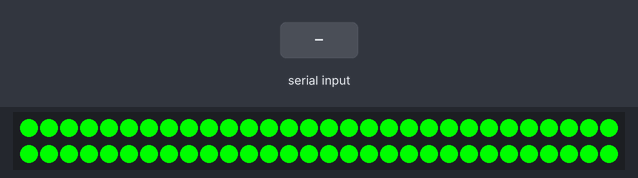
Recording of a sketch running on a simulated Arduino Uno, built with avr-gcc and run on an emulated ATmega328P. On the bench: 60 RGB LEDs in strip order, left to right, continuing on the next row. The inputs (shaded band) are chosen by the test bench. Dim RGB values are drawn brighter than linear.

Above: at 1.09 s.
1.3 s: byte 255 (255) received over Serial
At 1.85 s:
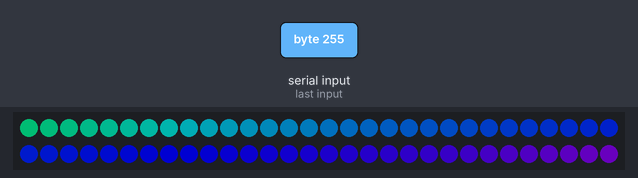
3.8 s: "1" received over Serial
At 5.0 s:
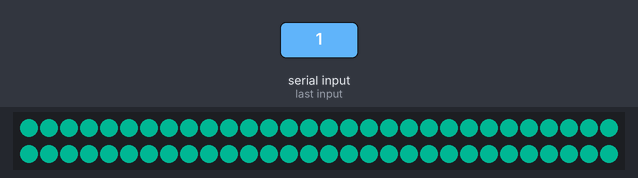
5.3 s: byte 0 (0) received over Serial
7.4 s: byte 255 (255) received over Serial
At 7.98 s:
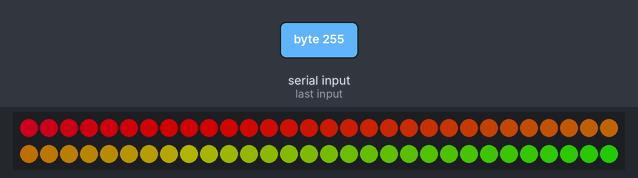

The sketch:

Nagalier_SciHackDay2013.ino
```cpp
//LED code for Nagaliers. Changes your lighting based on your activity level logged by Fitbit.
/*************************************************************************************/

#include "FastSPI_LED2.h"
#define NUM_LEDS 60

struct CRGB leds[NUM_LEDS];
int colorval = 0; // Variable to hold the changing "mood light" strip color.
int steps=0;

void setup() {
  LEDS.setBrightness(250);
  LEDS.addLeds<WS2811, 5>(leds, NUM_LEDS);
    Serial.begin(9600);
}


void loop() {
  //get the step count
     if  (Serial.available() > 0) {
      steps = Serial.read();
     }
    //light up the strip!
    if(steps==255) rainbow(colorval % 384); //if you've met your step goal
    else if(steps==0) angryFlash(); // if you're behind schedule
    else  RGBcolorFill(steps); // if you're making progress
    colorval++; // increment the color for the reward rainbow when you've met step goals.
}


//Fill the strip with 1/3 of a rainbow, starting from color c
void rainbow(uint32_t c) {
  uint16_t i;
    for (i=0; i < NUM_LEDS; i++) {
      leds[i] = RGBWheel(((i * 128 / NUM_LEDS) + c) % 384); // 128 = 384/3 = 1/3 of the rainbow.
    }
    LEDS.show();
}

// Fill the strip with a single color.
void RGBcolorFill(uint32_t c) {
  int i;
  c = map(c, 0, 255, 0, 300);
  for (i=0; i < NUM_LEDS; i++) {
      leds[i] = RGBWheel(c); // set all active pixels on
  }
  LEDS.show();
 }

// Flash red.
void angryFlash() {
  int i;
  //Turn strip red.
  for (i=0; i < NUM_LEDS; i++) {
      leds[i] = CRGB(0, 255, 0); // set all active pixels red
  }
  LEDS.show();
  delay(100);
  //Turn strip off.
  for (int i=0; i < NUM_LEDS; i++) {
  memset(leds, 0,  NUM_LEDS * sizeof(struct CRGB));
  }
  LEDS.show();
  delay(100);
 }

/* RGB Color Wheel Helper function */
//Input a value 0 to 384 to get a color value.
CRGB RGBWheel(uint16_t WheelPos) {
  byte r, g, b;
  switch(WheelPos / 128)
  {
    case 0:
      r = 127 - WheelPos % 128; // red down
      g = WheelPos % 128;       // green up
      b = 0;                    // blue off
      break;
    case 1:
      g = 127 - WheelPos % 128; // green down
      b = WheelPos % 128;       // blue up
      r = 0;                    // red off
      break;
    case 2:
      b = 127 - WheelPos % 128; // blue down
      r = WheelPos % 128;       // red up
      g = 0;                    // green off
      break;
  }
  return(CRGB(b, r, g));    //colors are in a stupid order.
}
```

Measured:
- after the input at 3.8 s, the LEDs: change at once (image 2)
